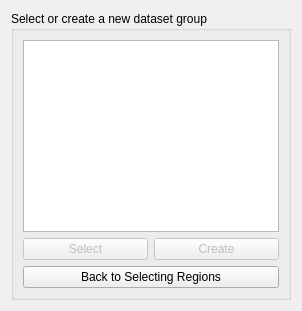
        <widget class="QWidget" name="select_ds_group_page">
         <layout class="QVBoxLayout" name="verticalLayout_33">
          <item>
           <widget class="QGroupBox" name="groupbox_ds_group">
            <property name="title">
             <string>Select or create a new dataset group</string>
            </property>
            <layout class="QVBoxLayout" name="verticalLayout_34">
             <item>
              <layout class="QVBoxLayout" name="verticalLayout_10">
               <item>
                <widget class="QListWidget" name="list_ds_group">
                 <property name="alternatingRowColors">
                  <bool>true</bool>
                 </property>
                </widget>
               </item>
               <item>
                <layout class="QHBoxLayout" name="horizontalLayout_12">
                 <item>
                  <widget class="QPushButton" name="select_ds_group_pb">
                   <property name="enabled">
                    <bool>false</bool>
                   </property>
                   <property name="text">
                    <string>Select</string>
                   </property>
                  </widget>
                 </item>
                 <item>
                  <widget class="QPushButton" name="create_ds_group">
                   <property name="enabled">
                    <bool>false</bool>
                   </property>
                   <property name="text">
                    <string>Create</string>
                   </property>
                  </widget>
                 </item>
                </layout>
               </item>
               <item>
                <widget class="QPushButton" name="back_ds_group_pb">
                 <property name="text">
                  <string>Back to Selecting Regions</string>
                 </property>
                </widget>
               </item>
              </layout>
             </item>
            </layout>
           </widget>
          </item>
         </layout>
        </widget>
